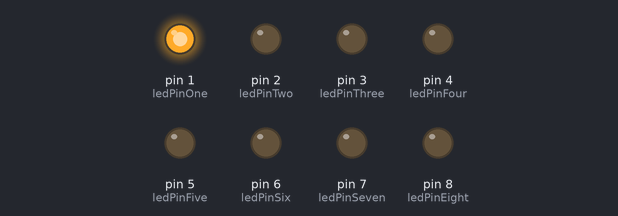
This sketch was run on a simulated Arduino Uno, built with avr-gcc and run on an emulated ATmega328P. Parts: output pins drawn as LEDs (lit = HIGH).

Above: at 0.05 s.
At 0.85 s:
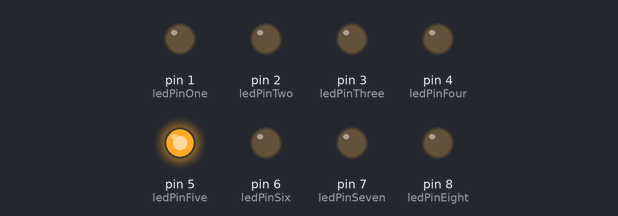
At 1.65 s:
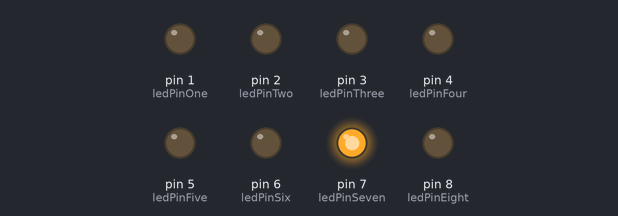
At 3.25 s:
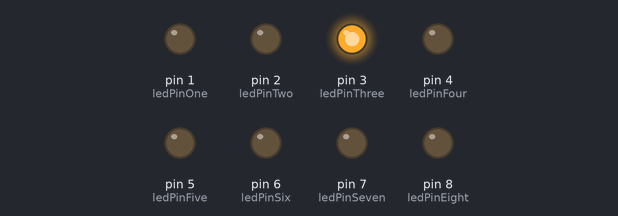
At 4.65 s:
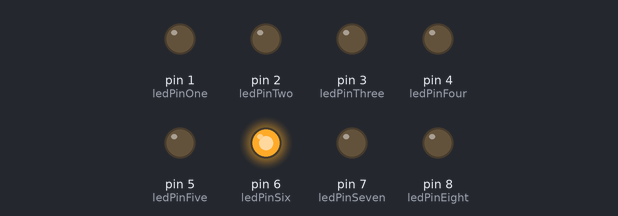
At 6.35 s:
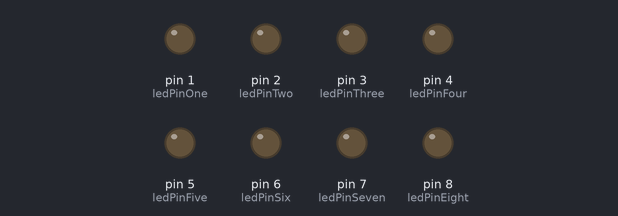
Timing chart, 0 to 6.7 s (numbered marks = the images above):
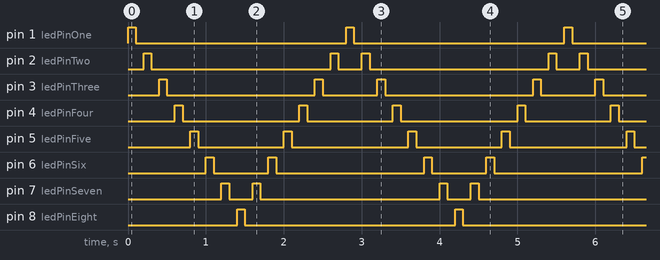

Measured:
- by itself, pin 1 (ledPinOne), pin 8 (ledPinEight): alternates HIGH for 0.10 s and LOW for 2.7 s
- by itself, pin 2 (ledPinTwo): repeats every 2.8 s: LOW 2.3 s, HIGH 0.10 s, LOW 0.30 s, HIGH 0.10 s
- by itself, pin 3 (ledPinThree): repeats every 2.8 s: LOW 1.9 s, HIGH 0.10 s, LOW 0.70 s, HIGH 0.10 s
- by itself, pin 4 (ledPinFour): repeats every 2.8 s: LOW 1.5 s, HIGH 0.10 s, LOW 1.1 s, HIGH 0.10 s
- by itself, pin 5 (ledPinFive): repeats every 2.8 s: LOW 1.1 s, HIGH 0.10 s, LOW 1.5 s, HIGH 0.10 s
- by itself, pin 6 (ledPinSix): repeats every 2.8 s: LOW 0.70 s, HIGH 0.10 s, LOW 1.9 s, HIGH 0.10 s
- by itself, pin 7 (ledPinSeven): repeats every 2.8 s: LOW 0.30 s, HIGH 0.10 s, LOW 2.3 s, HIGH 0.10 s

The sketch:

Opdracht_1.ino
```cpp
// Dit zijn de poorten waar de leds inzitten
const int ledPinOne = 1;
const int ledPinTwo = 2;
const int ledPinThree = 3;
const int ledPinFour = 4;
const int ledPinFive = 5;
const int ledPinSix = 6;
const int ledPinSeven = 7;
const int ledPinEight = 8;

void setup() {

  //Setup code voor de pins
  pinMode(ledPinOne, OUTPUT);
  pinMode(ledPinTwo, OUTPUT);
  pinMode(ledPinThree, OUTPUT);
  pinMode(ledPinFour, OUTPUT);
  pinMode(ledPinFive, OUTPUT);
  pinMode(ledPinSix, OUTPUT);
  pinMode(ledPinSeven, OUTPUT);
  pinMode(ledPinEight, OUTPUT);
}

void blink(int pin){
  //Lichtje gaat aan
  digitalWrite(pin, HIGH);
  //Kort vertraging
  delay(100);
  //Lichtje gaat uit
  digitalWrite(pin, LOW);
  //Korte vertraging
  delay(100);
}

void loop() {

  //Methode om de lichtjes te laten blinken
  blink(ledPinOne);
  blink(ledPinTwo);
  blink(ledPinThree);
  blink(ledPinFour);
  blink(ledPinFive);
  blink(ledPinSix);
  blink(ledPinSeven);
  blink(ledPinEight);

  blink(ledPinSeven);
  blink(ledPinSix);
  blink(ledPinFive);
  blink(ledPinFour);
  blink(ledPinThree);
  blink(ledPinTwo);
}
```
